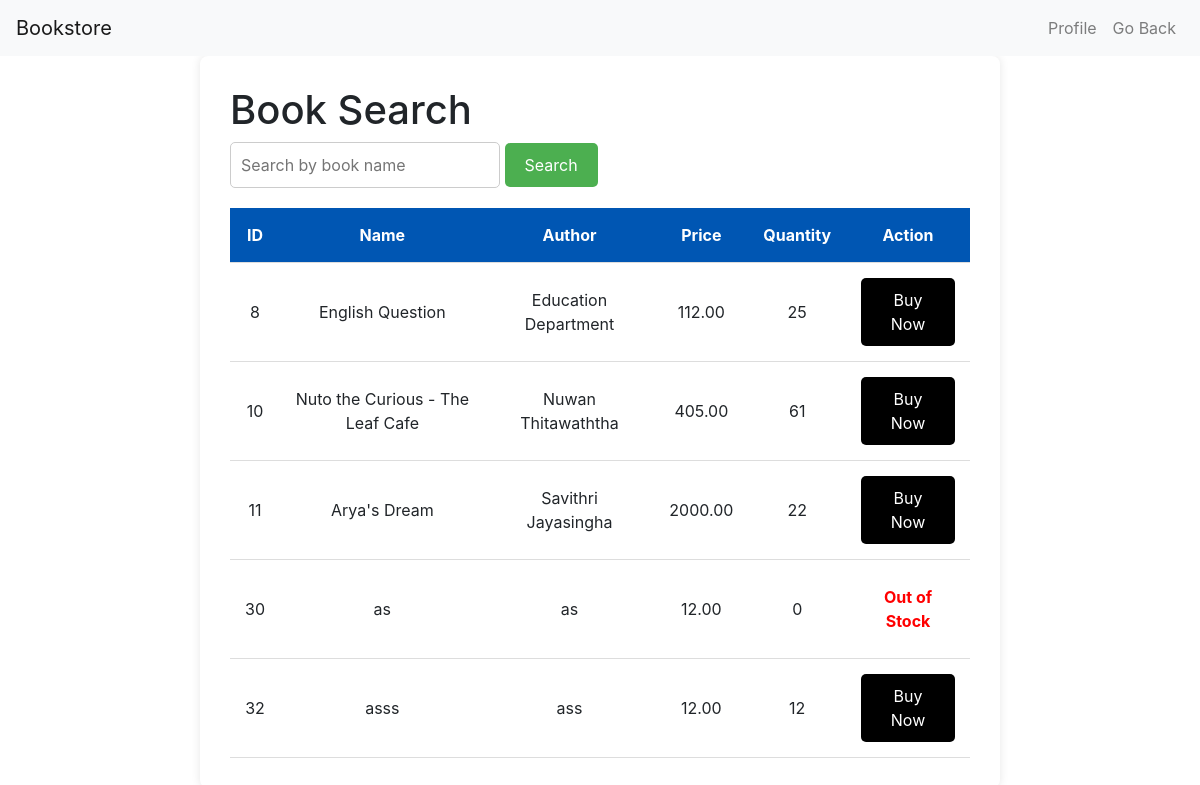
Screenshot of /search.php with the database file from the repository.
### tables this page shows
CREATE TABLE `book` (
  `book_id` int(11) NOT NULL,
  `name` varchar(100) NOT NULL,
  `author` varchar(100) NOT NULL,
  `quantity` int(11) DEFAULT NULL,
  `price` decimal(10,2) NOT NULL,
  `description` text DEFAULT NULL,
  `image_path` varchar(255) DEFAULT NULL,
  `category_id` int(11) DEFAULT NULL
);

### search.php (the view, shortened to what this page needs)
<?php
$profilePage = "profile.php";?>
<!DOCTYPE html>
<html>
<head>
    <link rel="stylesheet" href="stylesearch.css">
    <link rel="stylesheet" href="https://stackpath.bootstrapcdn.com/bootstrap/4.5.2/css/bootstrap.min.css">
</head>
<body>
<nav class="navbar navbar-expand-lg navbar-light bg-light">
        <a class="navbar-brand" href="index.php">Bookstore</a>
        <div class="navbar-nav ml-auto">
            <a class="nav-item nav-link" href="<?php echo $profilePage; ?>">Profile</a>
            <a class="nav-item nav-link" href="javascript:history.back()">Go Back</a>
        </div>
    </nav>
    <div class="order-container">
        <h1>Book Search</h1>
        <form method="GET" action="">
            <input type="text" class="search-bar" name="search" placeholder="Search by book name">
            <button type="submit" class="search-button">Search</button>
        </form>
        <table class="order-table">
            <thead>
                <tr>
                    <th>ID</th>
                    <th>Name</th>
                    <th>Author</th>
                    <th>Price</th>
                    <th>Quantity</th>
                    <th>Action</th>
                </tr>
            </thead>
            <tbody>
                <?php
                include 'connect.php';
                if (isset($_GET['search']) && !empty($_GET['search'])) {
                    $search_term = mysqli_real_escape_string($conn, $_GET['search']);
                    $sql = "SELECT * FROM book WHERE name LIKE '%$search_term%'";
                } else {
                    $sql = "SELECT * FROM book";
                }
                $result = mysqli_query($conn, $sql);
                if (mysqli_num_rows($result) > 0) {
                    while($row = mysqli_fetch_assoc($result)) {
                        echo "<tr>";
                        echo "<td>" . $row['book_id'] . "</td>";
                        echo "<td>" . $row['name'] . "</td>";
                        echo "<td>" . $row['author'] . "</td>";
                        echo "<td>" . $row['price'] . "</td>";
                        echo "<td>" . $row['quantity'] . "</td>";
                        echo "<td>";
                        if ($row['quantity'] == 0) {
                            echo "<p class='out-of-stock'>Out of Stock</p>";
                        } else {
                            ?>
                            <form action="Cart/index.php" method="POST">
                                <button type="submit" class="buy-now">Buy Now</button>
                            </form>
                            <?php
                        }
                        echo "</td>";
                        echo "</tr>";
                    }
                } else {
                    echo "<tr><td colspan='6'>No results found.</td></tr>";
                }
                ?>
            </tbody>
        </table>
    </div>
</body>
</html>

### stylesearch.css (style rules this page uses)
.order-container { background: #fff; border-radius: 8px; box-shadow: 0 0 10px rgba(0, 0, 0, 0.1); padding: 30px; max-width: 800px; width: 100%; margin: 0 auto; }
.order-container p { margin: 10px 0; font-size: 16px; }
.order-table { width: 100%; border-collapse: collapse; margin-top: 20px; }
.order-table th, .order-table td { padding: 15px; text-align: center; font-size: 16px; border-bottom: 1px solid #ddd; }
.order-table th { background-color: #0056b3; color: white; }
.search-bar { padding: 10px; border: 1px solid #ccc; border-radius: 5px; }
.search-button { padding: 10px 20px; background-color: #4CAF50; color: white; border: none; border-radius: 5px; cursor: pointer; }
.buy-now { background-color: black; color: white; padding: 10px 20px; border: none; border-radius: 5px; cursor: pointer; }
.out-of-stock { color: red; font-weight: bold; text-align: center; }

### rows the page displays
book: book_id "8", name "English Question", author "Education Department", price "112.00", quantity "25"
book: book_id "10", name "Nuto the Curious - The Leaf Cafe", author "Nuwan Thitawaththa", price "405.00", quantity "61"
book: book_id "11", name "Arya's Dream", author "Savithri Jayasingha", price "2000.00", quantity "22"
book: book_id "30", name "as", author "as", price "12.00", quantity "0", shows "Out of Stock"
book: book_id "32", name "asss", author "ass", price "12.00", quantity "12"
